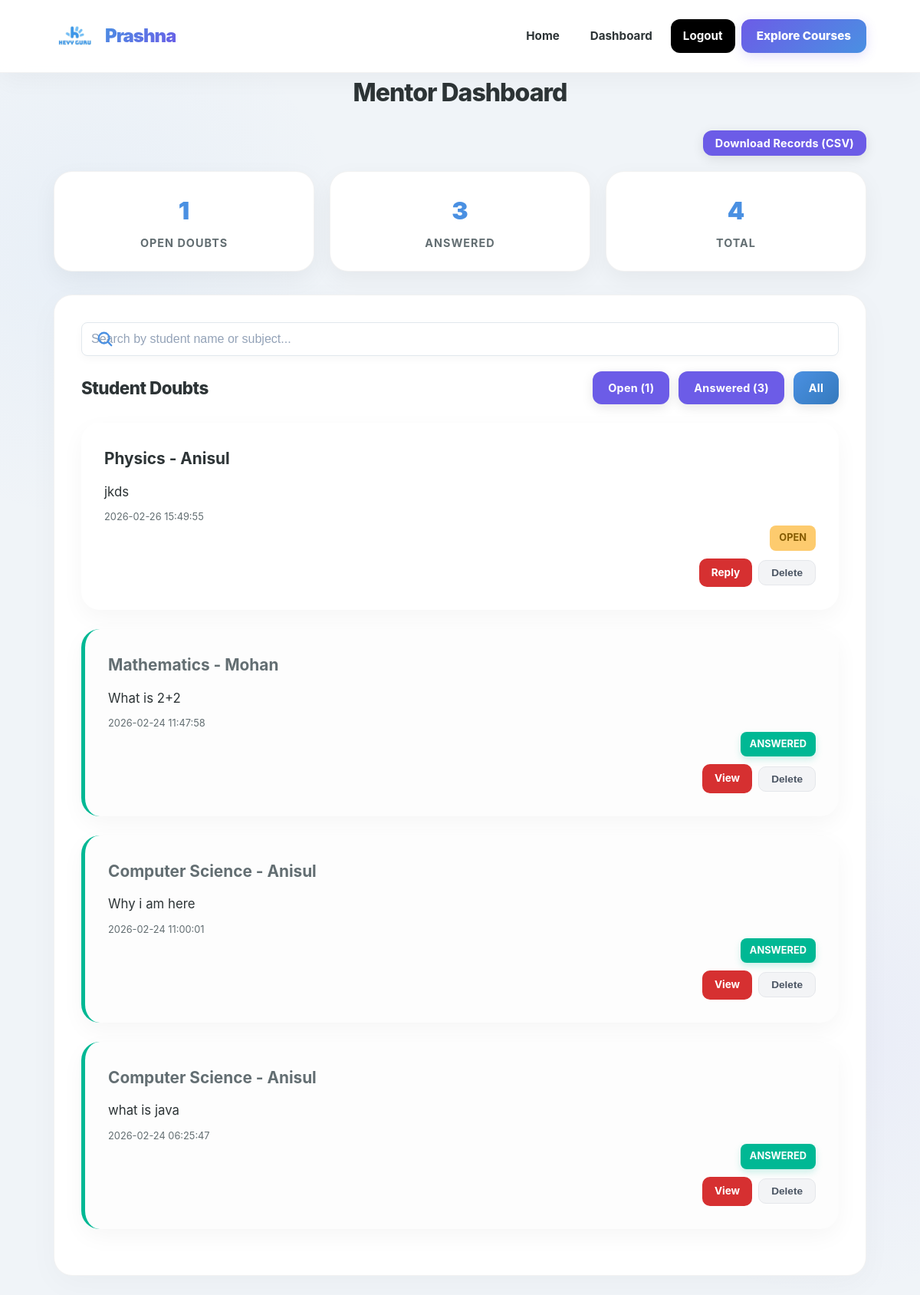
The app's page /mentor/dashboard.php?filter=all (signed in) with its own data.
### tables this page shows
CREATE TABLE doubts (
        id INTEGER PRIMARY KEY AUTOINCREMENT,
        student_id INTEGER NOT NULL,
        subject TEXT NOT NULL,
        question_text TEXT NOT NULL,
        status TEXT NOT NULL DEFAULT 'open' CHECK(status IN ('open','answered')),
        created_at DATETIME NOT NULL DEFAULT (datetime('now')),
        answered_at DATETIME DEFAULT NULL,
        FOREIGN KEY (student_id) REFERENCES users(id) ON DELETE CASCADE
    );

CREATE TABLE users (
        id INTEGER PRIMARY KEY AUTOINCREMENT,
        role TEXT NOT NULL DEFAULT 'student' CHECK(role IN ('student','mentor')),
        name TEXT NOT NULL,
        phone TEXT NOT NULL,
        email TEXT DEFAULT NULL,
        password_hash TEXT NOT NULL,
        created_at DATETIME NOT NULL DEFAULT (datetime('now'))
    );

### helpers.php (called while the page is built, shortened)
<?php
function h(?string $s): string {
    return htmlspecialchars($s ?? '', ENT_QUOTES, 'UTF-8');
}

### mentor/dashboard.php (the view, shortened to what this page needs)
<?php
require_once __DIR__ . '/../helpers.php';
$pdo = getDB();
$filter = $_GET['filter'] ?? 'open';
if ($filter === 'all') {
    $stmt = $pdo->prepare("SELECT d.*, u.name as student_name FROM doubts d JOIN users u ON d.student_id = u.id ORDER BY d.created_at DESC");
    $stmt->execute();
} else {
    $stmt = $pdo->prepare("SELECT d.*, u.name as student_name FROM doubts d JOIN users u ON d.student_id = u.id WHERE d.status = ? ORDER BY d.created_at DESC");
    $stmt->execute([$filter]);
}
$doubts = $stmt->fetchAll();
$countOpen = $pdo->query("SELECT COUNT(*) as c FROM doubts WHERE status='open'")->fetch()['c'];
$countAnswered = $pdo->query("SELECT COUNT(*) as c FROM doubts WHERE status='answered'")->fetch()['c'];
?>
<!DOCTYPE html>
<html lang="en">
<head>
    <link rel="stylesheet" href="/css/style.css">
</head>
<body>
    <nav class="navbar">
        <div class="container">
            <a href="/" class="brand">
                <img src="/css/logo.jpg" alt="Prashna Logo" class="logo">
                <span><?= h(APP_NAME) ?></span>
            </a>
            <div class="nav-links" id="navLinks">
                <a href="/">Home</a>
                <a href="/mentor/dashboard.php">Dashboard</a>
                <a href="/logout.php" class="btn-heyyguru">Logout</a>
                <a href="https://heyyguru.in/courses" class="btn-explore">Explore Courses</a>
            </div>
        </div>
    </nav>
    <div class="container">
        <h1 class="page-title">Mentor Dashboard</h1>
        <div style="margin-bottom: 20px; text-align: right;">
            <button id="downloadRecords" class="btn btn-secondary" style="font-size: 0.9rem; padding: 8px 16px;">Download Records (CSV)</button>
        </div>
        <div class="stats">
            <div class="stat-card">
                <div class="number"><?= $countOpen ?></div>
                <div class="label">Open Doubts</div>
            </div>
            <div class="stat-card">
                <div class="number"><?= $countAnswered ?></div>
                <div class="label">Answered</div>
            </div>
            <div class="stat-card">
                <div class="number"><?= $countOpen + $countAnswered ?></div>
                <div class="label">Total</div>
            </div>
        </div>
        <div class="card">
            <div class="search-box" style="margin-bottom: 20px;">
                <input type="text" id="mentorSearch" placeholder="Search by student name or subject..." style="width: 100%; padding: 12px; border-radius: 8px; border: 1px solid var(--border);">
            </div>
            <div style="display:flex;justify-content:space-between;align-items:center;margin-bottom:24px;" class="card-header-flex">
                <h2 style="font-size:1.4rem; font-weight:850; color:var(--text); letter-spacing:-0.5px;">Student Doubts</h2>
                <div style="display:flex;gap:12px;flex-wrap:wrap;">
                    <a href="?filter=open" class="btn <?= $filter === 'open' ? 'btn-primary' : 'btn-secondary' ?>" style="padding:10px 20px; border-radius:12px; font-size:0.9rem;">Open (<?= $countOpen ?>)</a>
                    <a href="?filter=answered" class="btn <?= $filter === 'answered' ? 'btn-primary' : 'btn-secondary' ?>" style="padding:10px 20px; border-radius:12px; font-size:0.9rem;">Answered (<?= $countAnswered ?>)</a>
                    <a href="?filter=all" class="btn <?= $filter === 'all' ? 'btn-primary' : 'btn-secondary' ?>" style="padding:10px 20px; border-radius:12px; font-size:0.9rem;">All</a>
                </div>
            </div>
            <?php if (empty($doubts)): ?>
                <div class="empty-state">
                    <p>No doubts found.</p>
                </div>
            <?php else: ?>
                <div class="doubt-list">
                    <?php foreach ($doubts as $d): ?>
                        <div class="doubt-item-container <?= $d['status'] === 'answered' ? 'answered' : '' ?>">
                            <div class="doubt-item">
                                <div class="doubt-info">
                                    <h3><?= h($d['subject']) ?> - <?= h($d['student_name']) ?></h3>
                                    <p><?= h(mb_strimwidth($d['question_text'], 0, 150, '...')) ?></p>
                                    <p style="margin-top:8px;font-size:0.8rem;color:var(--text-light);"><?= h($d['created_at']) ?></p>
                                </div>
                                <div class="doubt-meta">
                                    <span class="badge badge-<?= $d['status'] ?>"><?= h($d['status']) ?></span>
                                    <div style="display:flex; gap:8px; align-items: center;">
                                        <a href="/mentor/view_doubt.php?id=<?= $d['id'] ?>" class="btn-view-custom">
                                            <?= $d['status'] === 'open' ? 'Reply' : 'View' ?>
                                        </a>
                                        <form method="POST" onsubmit="return confirm('Are you sure you want to delete this doubt?');" style="display:inline; margin:0;">
                                            <button type="submit" class="btn-delete-custom">Delete</button>
                                        </form>
                                    </div>
                                </div>
                            </div>
                        </div>
                    <?php endforeach; ?>
                </div>
            <?php endif; ?>
        </div>
    </div>
</body>
</html>

### records on screen
doubts: subject "Physics", student.name "Anisul", question_text "jkds", created_at "2026-02-26 15:49:55", status "OPEN", shows "Reply"
doubts: subject "Mathematics", student.name "Mohan", question_text "What is 2+2", created_at "2026-02-24 11:47:58", status "ANSWERED", shows "View"
doubts: subject "Computer Science", student.name "Anisul", question_text "Why i am here", created_at "2026-02-24 11:00:01", status "ANSWERED", shows "View"
doubts: subject "Computer Science", student.name "Anisul", question_text "what is java", created_at "2026-02-24 06:25:47", status "ANSWERED", shows "View"

### other values on screen
APP_NAME "Prashna"
$countOpen "1"
$countAnswered "3"
$countOpen + $countAnswered "4"
